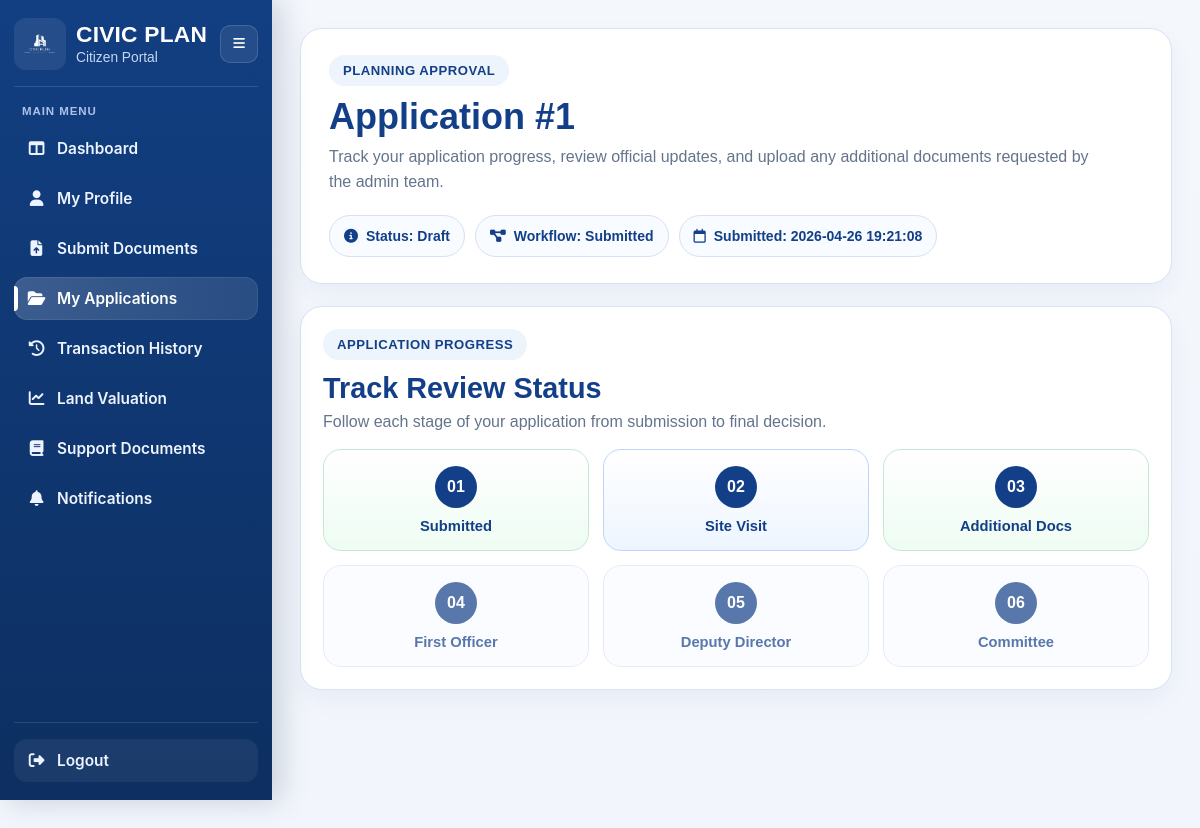
/planning-approval/1 (signed in), run on the app's committed database.
### tables this page shows
CREATE TABLE planning_applications (
        application_id INTEGER PRIMARY KEY AUTOINCREMENT,
        user_id INTEGER NOT NULL,
        status TEXT NOT NULL DEFAULT 'Draft',
        current_step TEXT DEFAULT '1',
        created_at TEXT DEFAULT CURRENT_TIMESTAMP,
        updated_at TEXT DEFAULT CURRENT_TIMESTAMP,
        reviewed_by INTEGER,
        reviewed_at TEXT,
        admin_comment TEXT,
        decision_pdf_path TEXT,
        workflow_stage TEXT DEFAULT 'Submitted',

        site_visit_required INTEGER DEFAULT 1,
        site_visit_status TEXT DEFAULT 'Pending',

        additional_docs_required INTEGER DEFAULT 0,

        planning_office_decision TEXT,
        planning_office_comment TEXT,
        planning_office_letter_path TEXT,

        first_officer_decision TEXT,
        first_officer_comment TEXT,
        first_officer_by INTEGER,
        first_officer_at TEXT,

        deputy_director_decision TEXT,
        deputy_director_comment TEXT,
        deputy_director_by INTEGER,
        deputy_director_at TEXT,

        committee_decision TEXT,
        committee_comment TEXT,
        committee_by INTEGER,
        committee_at TEXT, first_officer_letter_path TEXT, deputy_director_letter_path TEXT,

        FOREIGN KEY (user_id) REFERENCES users(user_id)
    );

### routes/user_routes.py (the view)
@user_bp.route("/planning-approval/<int:application_id>")
@user_login_required
def planning_approval(application_id):
    user, redirect_response = user_required()
    if redirect_response:
        return redirect_response
    conn = get_connection()
    cursor = conn.cursor()
    cursor.execute(
        """
        SELECT *
        FROM planning_applications
        WHERE application_id = ? AND user_id = ?
        """,
        (application_id, user["user_id"]),
    )
    application = cursor.fetchone()
    if not application:
        conn.close()
        flash("Application not found.", "error")
        return redirect(url_for("user.user_dashboard"))
    cursor.execute(
        """
        SELECT rd.*, pr.request_title, pr.request_message
        FROM planning_application_requested_documents rd
        LEFT JOIN planning_application_requests pr ON rd.request_id = pr.request_id
        WHERE rd.application_id = ?
        ORDER BY rd.requested_doc_id DESC
        """,
        (application_id,),
    )
    requested_documents = cursor.fetchall()
    cursor.execute(
        """
        SELECT *
        FROM planning_application_attachments
        WHERE application_id = ?
        ORDER BY uploaded_at DESC
        """,
        (application_id,),
    )
    attachments = cursor.fetchall()
    conn.close()
    notifications, unread_notifications = get_notifications_for_user(user["user_id"], limit=10)
    return render_template(
        "planning_approval.html",
        user=user,
        application=application,
        requested_documents=requested_documents,
        attachments=attachments,
        notifications=notifications,
        unread_notifications=unread_notifications,
        active_page="my_applications",
    )

### database/db_connection.py (called while the page is built)
def get_connection():
    conn = sqlite3.connect(DB_PATH)
    conn.row_factory = sqlite3.Row
    conn.execute("PRAGMA foreign_keys = ON")
    return conn

### routes/password_reset_routes.py (called while the page is built)
def _is_logged_in_user():
    return session.get("user_id") is not None or session.get("admin_id") is not None

@password_reset_bp.app_context_processor
def inject_password_reset_context():
    return_to = session.get("password_reset_return_to")
    if return_to == "account" and _is_logged_in_user():
        reset_back_url = url_for("user.account")
        reset_back_text = "Back to My Account"
    else:
        reset_back_url = url_for("auth.login")
        reset_back_text = "Back to Login"
    return {
        "reset_logged_in": _is_logged_in_user(),
        "reset_back_url": reset_back_url,
        "reset_back_text": reset_back_text,
    }

### routes/user_routes.py (called while the page is built, shortened)
def user_login_required(view_func):
    @wraps(view_func)
    def wrapper(*args, **kwargs):
        user = get_current_user()
        return view_func(*args, **kwargs)
    return wrapper

@user_bp.after_request
def add_user_no_cache_headers(response):
    response.headers["Cache-Control"] = "no-store, no-cache, must-revalidate, max-age=0"
    response.headers["Pragma"] = "no-cache"
    response.headers["Expires"] = "0"
    return response

def get_current_user():
    if "user_id" not in session:
        return None
    conn = get_connection()
    cursor = conn.cursor()
    cursor.execute(
        """
        SELECT *
        FROM users
        WHERE user_id = ?
        """,
        (session["user_id"],),
    )
    user = cursor.fetchone()
    conn.close()
    return user

def user_required():
    user = get_current_user()
    return user, None

def get_notifications_for_user(user_id, limit=10):
    conn = get_connection()
    cursor = conn.cursor()
    cursor.execute(
        """
        SELECT *
        FROM user_notifications
        WHERE user_id = ?
        ORDER BY created_at DESC
        LIMIT ?
        """,
        (user_id, limit),
    )
    notifications = cursor.fetchall()
    cursor.execute(
        """
        SELECT COUNT(*) AS unread_count
        FROM user_notifications
        WHERE user_id = ? AND is_read = 0
        """,
        (user_id,),
    )
    unread_row = cursor.fetchone()
    unread_count = unread_row["unread_count"] if unread_row else 0
    conn.close()
    return notifications, unread_count

### templates/planning_approval.html (shortened to what this page needs)
<!DOCTYPE html>
<html lang="en">
<head>
    <link rel="stylesheet" href="{{ url_for('static', filename='user_sidebar.css') }}">
    <link rel="stylesheet" href="{{ url_for('static', filename='planning_approval_view.css') }}">
    <link rel="stylesheet" href="https://cdnjs.cloudflare.com/ajax/libs/font-awesome/6.5.0/css/all.min.css">
</head>
<body>
    <div class="planning-view-shell">
        {% include 'partials/user_sidebar.html' %}
        <main class="planning-view-main">
            <div class="planning-view-page">
                <section class="view-hero reveal-up">
                    <div class="view-hero-copy">
                        <span class="view-kicker">Planning Approval</span>
                        <h1>Application #{{ application['application_id'] }}</h1>
                        <p>
                            Track your application progress, review official updates,
                            and upload any additional documents requested by the admin team.
                        </p>
                    </div>
                    <div class="view-hero-meta">
                        <span class="hero-chip">
                            <i class="fa-solid fa-circle-info"></i>
                            Status: {{ application['status'] or '-' }}
                        </span>
                        <span class="hero-chip">
                            <i class="fa-solid fa-diagram-project"></i>
                            Workflow: {{ application['workflow_stage'] or '-' }}
                        </span>
                        <span class="hero-chip">
                            <i class="fa-regular fa-calendar"></i>
                            Submitted: {{ application['created_at'] or '-' }}
                        </span>
                    </div>
                </section>
                <section class="progress-panel reveal-up">
                    <div class="section-head">
                        <div>
                            <span class="section-kicker">Application Progress</span>
                            <h2>Track Review Status</h2>
                            <p>Follow each stage of your application from submission to final decision.</p>
                        </div>
                    </div>
                    <div class="progress-strip">
                        <div class="progress-step done">
                            <div class="progress-badge">01</div>
                            <div class="progress-title">Submitted</div>
                        </div>
                        <div class="progress-step {% if application['site_visit_status'] == 'Completed' %}done{% else %}active{% endif %}">
                            <div class="progress-badge">02</div>
                            <div class="progress-title">Site Visit</div>
                        </div>
                        <div class="progress-step {% if application['additional_docs_required'] %}active{% else %}done{% endif %}">
                            <div class="progress-badge">03</div>
                            <div class="progress-title">Additional Docs</div>
                        </div>
                        <div class="progress-step {% if application['first_officer_decision'] %}done{% else %}locked{% endif %}">
                            <div class="progress-badge">04</div>
                            <div class="progress-title">First Officer</div>
                        </div>
                        <div class="progress-step {% if application['deputy_director_decision'] %}done{% else %}locked{% endif %}">
                            <div class="progress-badge">05</div>
                            <div class="progress-title">Deputy Director</div>
                        </div>
                        <div class="progress-step {% if application['committee_decision'] %}done{% else %}locked{% endif %}">
                            <div class="progress-badge">06</div>
                            <div class="progress-title">Committee</div>
                        </div>
                    </div>
                </section>
                <section class="view-grid">
                    <div class="view-left">
                    </div>
                </section>
            </div>
        </main>
    </div>
</body>
</html>

### static/planning_approval_view.css (style rules this page uses)
* { box-sizing: border-box; }
body { margin: 0; font-family: Arial, Helvetica, sans-serif; background: linear-gradient(180deg, #f4f7fc 0%, #edf3fb 100%); color: #1f2937; overflow-x: hidden; }
.planning-view-shell { display: flex; min-height: 100vh; }
.planning-view-main { flex: 1; min-width: 0; padding: 28px; }
.planning-view-page { width: 100%; }
.view-hero, .progress-panel, .panel { background: #ffffff; border: 1px solid #d8e3f3; border-radius: 22px; box-shadow: 0 10px 24px rgba(18, 63, 130, 0.05); }
.view-hero { padding: 26px 28px; margin-bottom: 22px; display: flex; justify-content: space-between; gap: 20px; align-items: flex-start; flex-wrap: wrap; }
.view-kicker, .section-kicker { display: inline-flex; align-items: center; padding: 8px 14px; border-radius: 999px; background: #eef4fb; color: #123f88; font-size: 0.82rem; font-weight: 800; letter-spacing: 0.04em; text-transform: uppercase; margin-bottom: 12px; }
.view-hero h1 { margin: 0 0 8px; color: #123f88; font-size: clamp(2rem, 3vw, 2.8rem); line-height: 1.05; }
.view-hero p { margin: 0; color: #64748b; line-height: 1.6; max-width: 780px; }
.view-hero-meta { display: flex; flex-wrap: wrap; gap: 10px; justify-content: flex-end; }
.hero-chip { display: inline-flex; align-items: center; gap: 8px; min-height: 42px; padding: 0 14px; border-radius: 999px; background: #f8fbff; border: 1px solid #d7e2f2; color: #123f88; font-size: 14px; font-weight: 700; }
.progress-panel { padding: 22px; margin-bottom: 22px; }
.section-head { margin-bottom: 18px; }
.section-head h2 { margin: 0 0 8px; color: #123f88; font-size: 1.8rem; }
.section-head p { margin: 0; color: #64748b; }
.progress-strip { display: grid; grid-template-columns: repeat(6, 1fr); gap: 14px; }
.progress-step { background: #f9fbff; border: 1px solid #d8e3f3; border-radius: 18px; padding: 16px 14px; text-align: center; }
.progress-step.done { background: linear-gradient(180deg, #ffffff 0%, #eefcf3 100%); border-color: #c5e8d2; }
.progress-step.active { background: linear-gradient(180deg, #ffffff 0%, #eef5ff 100%); border-color: #bfd6fb; }
.progress-step.locked { opacity: 0.7; }
.progress-badge { width: 42px; height: 42px; border-radius: 50%; margin: 0 auto 10px; display: flex; align-items: center; justify-content: center; background: #123f88; color: #ffffff; font-weight: 800; }
.progress-title { color: #123f88; font-weight: 700; font-size: 0.92rem; }
.view-grid { display: grid; grid-template-columns: 1.45fr 1fr; gap: 20px; }
.view-left, .view-right { display: flex; flex-direction: column; gap: 20px; }
.reveal-up { opacity: 0; transform: translateY(22px); transition: opacity 0.6s ease, transform 0.6s ease; }
.reveal-up.revealed { opacity: 1; transform: translateY(0); }
@media (max-width: 1280px) { .progress-strip { grid-template-columns: repeat(3, 1fr); } }
@media (max-width: 1280px) { .view-grid { grid-template-columns: 1fr; } }

### data on the page
planning_applications: application_id "1", status "Draft", workflow_stage "Submitted", created_at "2026-04-26 19:21:08"
